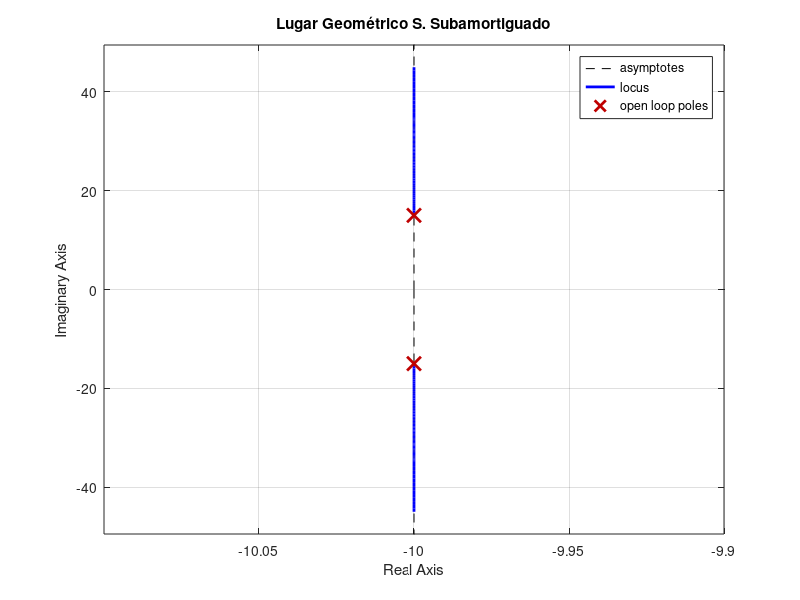

Source code (MATLAB):
clear, clc;
Kp = 1;
num = [Kp*325];
den = [1 20 325]; 
sys = tf(num,den);

% Gráficando el LGR de la planta
rlocus(sys);
grid on;
title('Lugar Geométrico S. Subamortiguado');